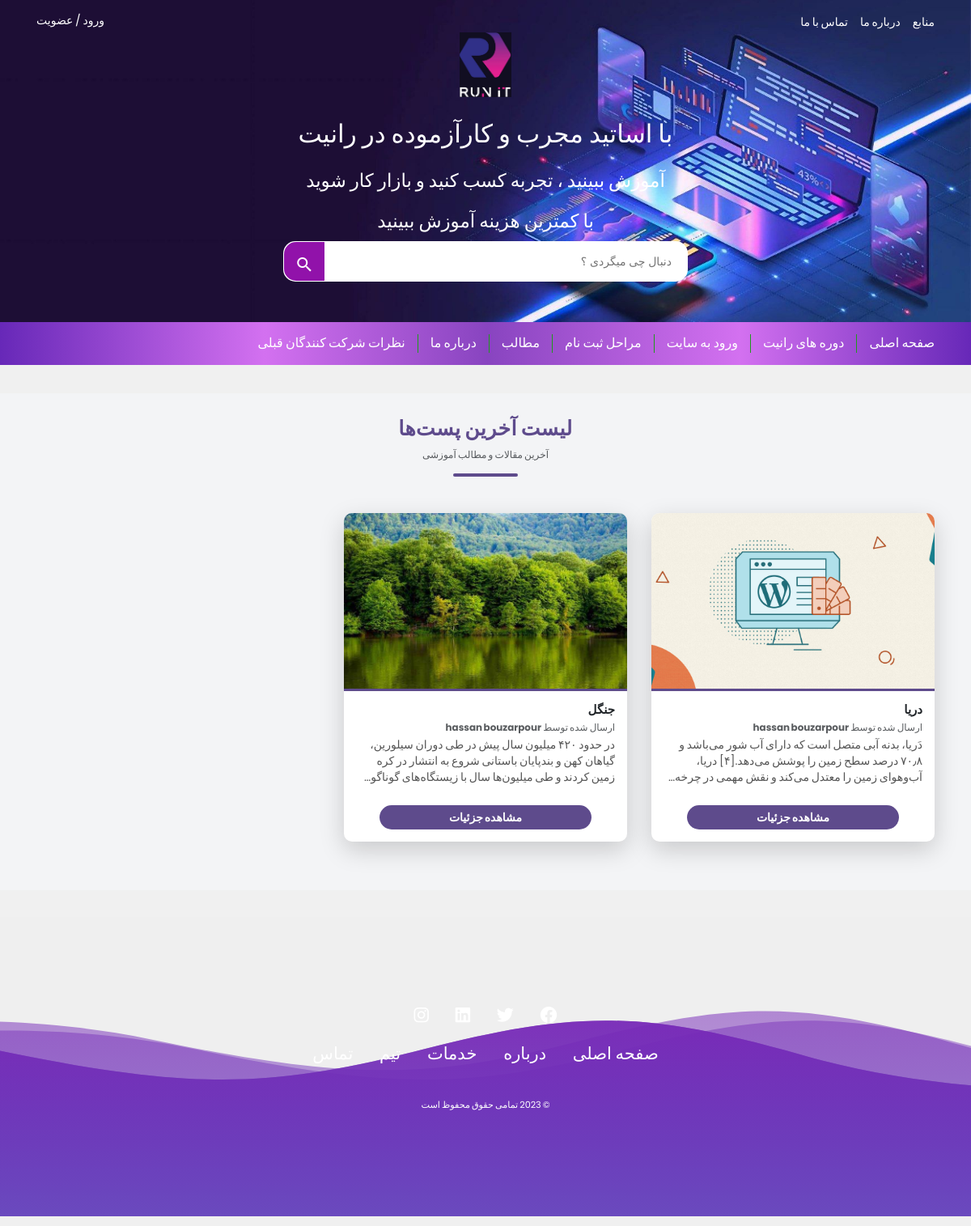
Page /all-posts on the committed database.
### runnit_project/models.py (models this page shows, shortened)
class Post(db.Model):
    post_id = db.Column(db.Integer, primary_key=True)
    title = db.Column(db.String(100), nullable=False)
    body = db.Column(db.Text, nullable=False)
    image = db.Column(db.String(200),nullable = True)
    user_id = db.Column(db.Integer, db.ForeignKey('user.user_id'), nullable=False)

class User(db.Model):
    user_id = db.Column(db.Integer, primary_key=True)
    firstname = db.Column(db.String(50), nullable=False)
    lastname = db.Column(db.String(50), nullable=False)
    email = db.Column(db.String(100), unique=True, nullable=False)
    phone_number = db.Column(db.String(15), nullable=True)
    profile_pic = db.Column(db.String(200))
    resume = db.Column(db.String(150), nullable=True)  # Stores the resume file path
    resume_approved = db.Column(SQLAEnum(ResumeStatus), nullable=True)
    iqtest_score = db.Column(db.Integer, nullable=True)
    _password = db.Column(db.String(250), nullable=False)
    is_admin = db.Column(db.Boolean, default=False)
    is_superuser = db.Column(db.Boolean, default=False)
    is_authenticated = db.Column(db.Boolean, default=False)
    posts = db.relationship('Post', backref='user', lazy=True)
    comments = db.relationship('Comment', backref='user', lazy=True)
    ratings = db.relationship('Rating', backref='user', lazy=True)
    resume = db.relationship("Resume", back_populates="user", uselist=False)  # uselist=False ensures one-to-one
    course = db.relationship('Course', backref='user', lazy=True)
    iqtest = db.relationship('IQTest', backref='user', lazy=True)
    type = db.Column(db.String(50))
    @property
    def password(self):
        raise AttributeError("password is not a readable attribute")

class Admin(User):
    def __init__(self, firstname, lastname, email, password, **kwargs):
        super().__init__(firstname=firstname, lastname=lastname, email=email, password=password, **kwargs)
        self.is_admin = True

### runnit_project/routes.py (the view)
@app.route("/all-posts")
def all_posts():
    posts = Post.query.all()
    show_header = True
    return render_template("all_posts.html", posts = posts,translations=translations[session["language"]], lang=session["language"], show_header=show_header)

### run.py (called while the page is built, shortened)
@app.before_request
def create_initials():
    if not "language" in session:
        session["language"] = 'fa'
    global initialization_done

### runnit_project/templates/all_posts.html (shortened to what this page needs)
{% extends './shared/base.html' %}
{% block content %}
<section class="tm-latest-post py-5">
    <div class="container">
        <div class="row mb-5">
            <div class="col-12 text-center">
                <h2 class="tm-section-title mb-3">لیست آخرین پست‌ها</h2>
                <p class="tm-section-subtitle text-muted">آخرین مقالات و مطالب آموزشی</p>
                <div class="divider my-4"></div>
            </div>
        </div>
        <div class="row">
            {% for post in posts %}
            <div class="col-lg-4 col-md-6 mb-5">
                <div class="card h-100 border-0 shadow-lg rounded-4 overflow-hidden hover-card">
                    <a href="{{ url_for('post_detail', post_id=post.post_id) }}" class="text-decoration-none text-dark">
                        <div class="card-img-container position-relative">
                            <img src="{{ url_for('static', filename=post.image.replace('static/', '').replace('runnit_project/', '').replace('\\', '/')) }}"
                                 class="card-img-top"
                                 alt="post image">
                        </div>
                        <div class="card-body p-4">
                            <h5 class="card-title fw-bold">{{ post.title }}</h5>
                            <p class="card-text text-muted small mb-1">
                                {{ translations['sent_by'] }} <strong>{{ post.user.firstname }} {{ post.user.lastname }}</strong>
                            </p>
                            <p class="card-text limited-text mb-3">{{ post.body }}</p>
                        </div>
                    </a>
                    <div class="text-center mb-4">
                        <a href="{{ url_for('post_detail', post_id=post.post_id) }}" class="btn btn-custom w-75 rounded-pill">مشاهده جزئیات</a>
                    </div>
                </div>
            </div>
            {% endfor %}
        </div>
    </div>
</section>
{% endblock %}

### runnit_project/static/css/style.css (style rules this page uses)
html { overflow-x: hidden; }
body { margin: 0; padding: 0; font-family: 'BYekan'; font-size: 14px; word-spacing: -1px; background-color: #fff }
a:link,a:hover,a:active { text-decoration: none; outline: 0 !important }
i,span,label,a { display: inline-block; font-weight: normal; }
h1,h2,h3,h4,h5,h6 { font-size: 15px; margin: 0; padding: 0 }
img { max-width: 100% }
a,i,input[type="submit"], form button { -webkit-transition : all 0.2s linear 0s; -moz-transition : all 0.2s linear 0s; -ms-transition : all 0.2s linear 0s; -o-transition : all 0.2s linear 0s; transition : all 0.2s linear 0s }

### runnit_project/static/css/style3.css (style rules this page uses)
section { display: flex; flex-direction: column; justify-content: flex-end; gap: 30px; padding-bottom: 80px; padding-left: 60px; width: 100%; }
@media (width > 420px) { section { align-items: center; padding-left: 0; gap: 20px; } }

### runnit_project/templates/all_posts.html (style rules this page uses)
.tm-latest-post { background-color: #f3f4f6; padding-top: 3rem; padding-bottom: 3rem; }
.tm-section-title { font-weight: 700; color: #5e4b8c; font-size: 2.5rem; letter-spacing: 0.05rem; animation: fadeIn 1s ease; }
.tm-section-subtitle { font-size: 1.2rem; color: #666; }
.divider { width: 80px; height: 4px; background-color: #5e4b8c; margin: 0 auto; border-radius: 2px; }
.card { transition: transform 0.3s ease, box-shadow 0.3s ease; border-radius: 15px; }
.card-img-container { height: 220px; overflow: hidden; border-bottom: 3px solid #5e4b8c; position: relative; }
.card-img-container img { width: 100%; height: 100%; object-fit: cover; transition: transform 0.3s ease; }
.card-body { padding: 1.5rem; background-color: #ffffff; }
.limited-text { display: -webkit-box; -webkit-line-clamp: 3; -webkit-box-orient: vertical; overflow: hidden; text-overflow: ellipsis; color: #555; max-height: 4.5em; }
.btn-custom { color: #fff; background-color: #5e4b8c; border: none; font-weight: bold; padding: 0.5rem 1rem; transition: background-color 0.2s ease; }

### runnit_project/templates/shared/FooterComponent.html (style rules this page uses)
body { font-family: 'Poppins', sans-serif; margin: 0; padding: 0; background-color: #f0f0f0; }

### rows in the picture
Post: image (placeholder picture), title "دریا", user.firstname "hassan", user.lastname "bouzarpour", body "دَریا، بدنه آبی متصل است که دارای آب شور می‌باشد و ۷۰٫۸ درصد سطح زمین را پوشش می‌دهد.[۴] دریا، آب‌وهوای زمین را معتدل می‌کند و نقش مهمی در…"
Post: shows a picture, title "جنگل", user.firstname "hassan", user.lastname "bouzarpour", body "در حدود ۴۲۰ میلیون سال پیش در طی دوران سیلورین، گیاهان کهن و بندپایان باستانی شروع به انتشار در کره زمین کردند و طی میلیون‌ها سال با زیستگاه‌های…"
